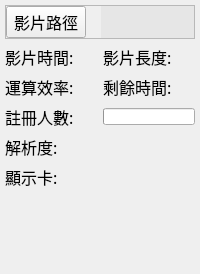
             <widget class="QWidget" name="information_stackedWidgetPage_off_line">
              <layout class="QGridLayout" name="gridLayout_9" columnstretch="1,1">
               <property name="leftMargin">
                <number>5</number>
               </property>
               <property name="topMargin">
                <number>5</number>
               </property>
               <property name="rightMargin">
                <number>5</number>
               </property>
               <property name="bottomMargin">
                <number>5</number>
               </property>
               <property name="horizontalSpacing">
                <number>6</number>
               </property>
               <item row="5" column="0">
                <widget class="QLabel" name="resolution_title_label_off_line">
                 <property name="font">
                  <font>
                   <family>標楷體</family>
                   <pointsize>12</pointsize>
                   <weight>50</weight>
                   <bold>false</bold>
                  </font>
                 </property>
                 <property name="text">
                  <string>解析度:</string>
                 </property>
                </widget>
               </item>
               <item row="3" column="1">
                <widget class="QLabel" name="video_remain_time">
                 <property name="font">
                  <font>
                   <family>標楷體</family>
                   <pointsize>12</pointsize>
                   <weight>50</weight>
                   <bold>false</bold>
                  </font>
                 </property>
                 <property name="text">
                  <string>剩餘時間:</string>
                 </property>
                </widget>
               </item>
               <item row="4" column="1">
                <widget class="QProgressBar" name="finished_progressBar">
                 <property name="font">
                  <font>
                   <family>Times New Roman</family>
                   <pointsize>5</pointsize>
                   <weight>50</weight>
                   <bold>false</bold>
                  </font>
                 </property>
                 <property name="autoFillBackground">
                  <bool>false</bool>
                 </property>
                 <property name="styleSheet">
                  <string notr="true"/>
                 </property>
                 <property name="inputMethodHints">
                  <set>Qt::ImhNone</set>
                 </property>
                 <property name="value">
                  <number>0</number>
                 </property>
                 <property name="alignment">
                  <set>Qt::AlignCenter</set>
                 </property>
                 <property name="textVisible">
                  <bool>false</bool>
                 </property>
                 <property name="invertedAppearance">
                  <bool>false</bool>
                 </property>
                </widget>
               </item>
               <item row="6" column="0">
                <widget class="QLabel" name="gpu_title_label_off_line">
                 <property name="font">
                  <font>
                   <family>標楷體</family>
                   <pointsize>12</pointsize>
                   <weight>50</weight>
                   <bold>false</bold>
                  </font>
                 </property>
                 <property name="text">
                  <string>顯示卡:</string>
                 </property>
                </widget>
               </item>
               <item row="0" column="0" colspan="2">
                <widget class="QFrame" name="video_path_frame">
                 <property name="frameShape">
                  <enum>QFrame::StyledPanel</enum>
                 </property>
                 <property name="frameShadow">
                  <enum>QFrame::Raised</enum>
                 </property>
                 <layout class="QGridLayout" name="gridLayout_11" columnstretch="1,10">
                  <property name="sizeConstraint">
                   <enum>QLayout::SetDefaultConstraint</enum>
                  </property>
                  <property name="leftMargin">
                   <number>0</number>
                  </property>
                  <property name="topMargin">
                   <number>0</number>
                  </property>
                  <property name="rightMargin">
                   <number>0</number>
                  </property>
                  <property name="bottomMargin">
                   <number>0</number>
                  </property>
                  <property name="horizontalSpacing">
                   <number>15</number>
                  </property>
                  <property name="verticalSpacing">
                   <number>0</number>
                  </property>
                  <item row="0" column="0">
                   <widget class="QPushButton" name="btn_video_path">
                    <property name="font">
                     <font>
                      <family>標楷體</family>
                      <pointsize>12</pointsize>
                      <weight>50</weight>
                      <bold>false</bold>
                     </font>
                    </property>
                    <property name="text">
                     <string>影片路徑</string>
                    </property>
                   </widget>
                  </item>
                  <item row="0" column="1">
                   <widget class="QLabel" name="video_path_label">
                    <property name="font">
                     <font>
                      <family>Times New Roman</family>
                      <pointsize>10</pointsize>
                      <weight>50</weight>
                      <bold>false</bold>
                     </font>
                    </property>
                    <property name="styleSheet">
                     <string notr="true">background-color: rgb(230, 230, 230);
color: rgb(0, 0, 200);</string>
                    </property>
                    <property name="text">
                     <string/>
                    </property>
                    <property name="alignment">
                     <set>Qt::AlignLeading|Qt::AlignLeft|Qt::AlignVCenter</set>
                    </property>
                   </widget>
                  </item>
                 </layout>
                </widget>
               </item>
               <item row="7" column="0" colspan="2">
                <spacer name="verticalSpacer_6">
                 <property name="orientation">
                  <enum>Qt::Vertical</enum>
                 </property>
                 <property name="sizeHint" stdset="0">
                  <size>
                   <width>20</width>
                   <height>40</height>
                  </size>
                 </property>
                </spacer>
               </item>
               <item row="3" column="0">
                <widget class="QLabel" name="fps_title_label_off_line">
                 <property name="font">
                  <font>
                   <family>標楷體</family>
                   <pointsize>12</pointsize>
                   <weight>50</weight>
                   <bold>false</bold>
                  </font>
                 </property>
                 <property name="text">
                  <string>運算效率:</string>
                 </property>
                </widget>
               </item>
               <item row="4" column="0">
                <widget class="QLabel" name="person_title_label_off_line">
                 <property name="font">
                  <font>
                   <family>標楷體</family>
                   <pointsize>12</pointsize>
                   <weight>50</weight>
                   <bold>false</bold>
                  </font>
                 </property>
                 <property name="text">
                  <string>註冊人數:</string>
                 </property>
                </widget>
               </item>
               <item row="8" column="0">
                <spacer name="verticalSpacer_7">
                 <property name="orientation">
                  <enum>Qt::Vertical</enum>
                 </property>
                 <property name="sizeHint" stdset="0">
                  <size>
                   <width>20</width>
                   <height>40</height>
                  </size>
                 </property>
                </spacer>
               </item>
               <item row="1" column="0">
                <widget class="QLabel" name="time_title_label_off_line">
                 <property name="font">
                  <font>
                   <family>標楷體</family>
                   <pointsize>12</pointsize>
                   <weight>50</weight>
                   <bold>false</bold>
                  </font>
                 </property>
                 <property name="text">
                  <string>影片時間:</string>
                 </property>
                </widget>
               </item>
               <item row="1" column="1">
                <widget class="QLabel" name="video_time_label">
                 <property name="font">
                  <font>
                   <family>標楷體</family>
                   <pointsize>12</pointsize>
                   <weight>50</weight>
                   <bold>false</bold>
                  </font>
                 </property>
                 <property name="text">
                  <string>影片長度:</string>
                 </property>
                </widget>
               </item>
              </layout>
             </widget>
